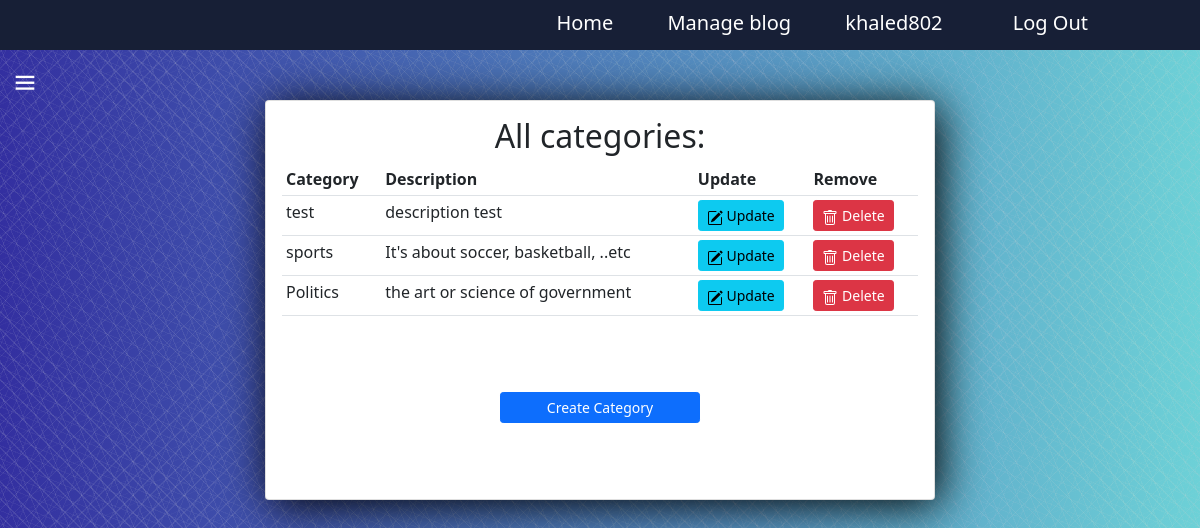
The app's page /categories/manage/ (signed in) with its own data.
### categories/models.py (models this page shows, shortened)
class Category(models.Model):
    title = models.CharField(max_length=100)
    details = models.TextField()
    picture = models.ImageField(upload_to='images/')
    created_time = models.DateTimeField(auto_now_add=True)
    def get_category_url(self):
        return reverse('category.show', args=[self.id])
    def get_subscribe_url(self):
        return reverse('category.subscribe', args=[self.id])
    def get_subscribers(self):
        return set([sub.user for sub in Subscribe.objects.filter(category=self)])
    def __str__(self) -> str:
        return self.title

### categories/views.py (the view)
# urls.py: path('manage/' , ListCategory.as_view() , name="categories.manage.list"),
class ListCategory(ListView):
    model = Category
    template_name = "categories/manage_categories.html"

### categories/context_processors.py (called while the page is built)
def categories_processor(request):
    categories = Category.objects.all()
    print('hi')
    print(categories)
    return {'categories': categories}

### categories/templates/categories/manage_categories.html (shortened to what this page needs)
{% extends 'base/base.html'%}
{% block content %}
<div class="row">
	<div class="col-md-7"  style="margin: 0 auto;">
		<div class="card card-body">
      <h2 style="text-align: center">All categories: </h2>
			<table class="table table-sm">
				<tr>
					<th>Category</th>
					<th>Description</th>
          			<th>Update</th>
					<th>Remove</th>
				</tr>
				{% for category in object_list %}
					<tr>
						<td><a href="{{category.get_category_url}}">{{ category.title }}</a></td>
            <td>{{category.details}}</td>
						<td><a class="btn btn-sm btn-info" href="{% url 'category.manage.update' category.id %}">      Update</a></td>
						<td><a class="btn btn-sm btn-danger" href="{% url 'category.manage.delete' category.id %}">     Delete</a></td>
					</tr>
				{% endfor %}
			</table>
      <a class="btn btn-primary  btn-sm btn-block" href="{% url 'category.manage.create' %}" style="width: 200px ; margin:auto ;">Create Category</a>
		</div>
	</div>
</div>
{% endblock %}

### base/templates/base/base.html (shortened to what this page needs)
{% load static %}
<!DOCTYPE html>
<html lang="en">
<head>
    <link href="https://cdn.jsdelivr.net/npm/bootstrap@5.1.3/dist/css/bootstrap.min.css" rel="stylesheet">
    <link rel="stylesheet" href="{% static 'base/css/style.css'%}">
    <link href='https://unpkg.com/boxicons@2.1.4/css/boxicons.min.css' rel='stylesheet'>
</head>
<body>
<div class="navbar">
  <nav>
      <ul>
          <li><a href="{% url 'post.show_all'%}">Home</a></li>
          {% if user.is_superuser%}
            <li><a href="{% url 'show_dashboard' %}">Manage blog</a></li>
          {% endif %}
          {% if user.is_authenticated %}
            <li><a class="navbar-brand" href="{% url 'account.profile'%}" class="user">{{ user.username }}</a></li>
            <li><a class="navbar-brand" href="{% url 'account.logout' %}">Log Out</a></li>
          {% else %}
            <li><a href="{% url 'login'%}">Log In</a></li>
            <li><a href="{% url 'account.register'%}">Register</a></li>
          {% endif%}
      </ul>
  </nav>
</div>
      {% block content %}
      {% endblock content %}
<aside>
  <div class="logo">
      <span class="menu-icon">
          <i class="bx bx-menu"></i>
      </span>
  </div>
</aside>
</body>
</html>

### base/static/base/css/style.css (style rules this page uses)
body { background-image: repeating-linear-gradient(135deg, hsla(264,0%,88%,0.03) 0px, hsla(264,0%,88%,0.03) 1px,transparent 1px, transparent 12px),repeating-linear-gradient(45deg, hsla(264,0%,88%,0.03) 0px, hsla(264,0%,88%,0.03) 1px,transparent 1px, transparent 12px), repeating-linear-gradient(67.5deg, hsla(264,0%,88%,0.03) 0px, hsla(264,0%,88%,0.03) 1px,transparent 1px, transparent 12px),repeating-linear-gradient(135deg, hsla(264,0%,88%,0.03) 0px, hsla(264,0%,88%,0.03) 1px,transparent 1px, transparent 12px), repeating-linear-gradient(45deg, hsla(264,0%,88%,0.03) 0px, hsla(264,0%,88%,0.03) 1px,transparent 1px, transparent 12px), repeating-linear-gradient(112.5deg, hsla(264,0%,88%,0.03) 0px, hsla(264,0%,88%,0.03) 1px,transparent 1px, transparent 12px), repeating-linear-gradient(112.5deg, hsla(264,0%,88%,0.03) 0px, hsla(264,0%,88%,0.03) 1px,transparent 1px, transparent 12px), repeating-linear-gradient(45deg, hsla(264,0%,88%,0.03) 0px, hsla(264,0%,88%,0.03) 1px, transparent 1px, transparent 12px),repeating-linear-gradient(22.5deg, hsla(264,0%,88%,0.03) 0px, hsla(264,0%,88%,0.03) 1px,transparent 1px, transparent 12px),repeating-linear-gradient(45deg, hsla(264,0%,88%,0.03) 0px, hsla(264,0%,88%,0.03) 1px,transparent 1px, transparent 12px),repeating-linear-gradient(22.5deg, hsla(264,0%,88%,0.03) 0px, hsla(264,0%,88%,0.03) 1px,transparent 1px, transparent 12px),repeating-linear-gradient(135deg, hsla(264,0%,88%,0.03) 0px, hsla(264,0%,88%,0.03) 1px,transparent 1px, transparent 12px),repeating-linear-gradient(157.5deg, hsla(264,0%,88%,0.03) 0px, hsla(264,0%,88%,0.03) 1px,transparent 1px, transparent 12px),repeating-linear-gradient(67.5deg, hsla(264,0%,88%,0.03) 0px, hsla(264,0%,88%,0.03) 1px,transparent 1px, transparent 12px),repeating-linear-gradient(67.5deg, hsla(264,0%,88%,0.03) 0px, hsla(264,0%,88%,0.03) 1px,transparent 1px, transparent 12px),linear-gradient(90deg, rgb(51,47,160),rgb(109,209,215)); }
* { padding: 0; margin: 0; box-sizing: border-box; font-family: "Segoe UI"; }
aside { position: fixed; top: 0; left: 0; left: -50px; width: 50px; height: 1000px; padding: 10px; background: #171f36; color: white; transition: 0.5s; }
a { text-decoration: none; color: inherit; display: flex; align-items: center; }
.logo { height: 50px; margin: 0 0 50px 0; position: relative; }
.menu-icon { position: absolute; right: -50px; top: 0; width: 30px; height: 30px; border-radius: 30px; font-size: 20px; padding: 1px 1px 35px 1px; text-align: center; cursor: pointer; margin-top: 50px; }
.logo i { font-size: 28px; margin-right: 5px; }
.logo .menu-icon { font-size: 30px; font-weight: 500; margin-left: 15px; }
li a { position: relative; height: 30px; }
.navbar { height: 12%; display: flex; align-items: center; background: #171f36; height: 50px; }
nav { flex: 1; text-align: right; padding-right: 8%; }
nav ul li { list-style: none; display: inline-block; margin-left: 50px; }
nav ul li a { text-decoration: none; color: #fff; font-size: 20px; }
.card { background-size: contain; height: 400px; margin: 50px 10px; box-shadow: 5px 5px 45px black; overflow: hidden; }

### records on screen
Category: title "test", details "description test"
Category: title "sports", details "It's about soccer, basketball, ..etc"
Category: title "Politics", details "the art or science of government"

### other values on screen
{{ user.username }} "khaled802"
